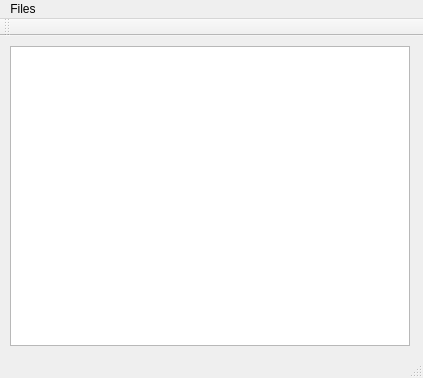
<?xml version="1.0" encoding="UTF-8"?>
<ui version="4.0">
 <class>MainWindow</class>
 <widget class="QMainWindow" name="MainWindow">
  <property name="geometry">
   <rect>
    <x>0</x>
    <y>0</y>
    <width>423</width>
    <height>378</height>
   </rect>
  </property>
  <property name="windowTitle">
   <string>MainWindow</string>
  </property>
  <widget class="QWidget" name="centralWidget">
   <widget class="QSmartGraphicsView" name="graphicsView">
    <property name="geometry">
     <rect>
      <x>10</x>
      <y>10</y>
      <width>400</width>
      <height>300</height>
     </rect>
    </property>
   </widget>
  </widget>
  <widget class="QMenuBar" name="menuBar">
   <property name="geometry">
    <rect>
     <x>0</x>
     <y>0</y>
     <width>423</width>
     <height>21</height>
    </rect>
   </property>
   <widget class="QMenu" name="menuFiles">
    <property name="title">
     <string>Files</string>
    </property>
    <addaction name="actionLoad_Image"/>
   </widget>
   <addaction name="menuFiles"/>
  </widget>
  <widget class="QToolBar" name="mainToolBar">
   <attribute name="toolBarArea">
    <enum>TopToolBarArea</enum>
   </attribute>
   <attribute name="toolBarBreak">
    <bool>false</bool>
   </attribute>
  </widget>
  <widget class="QStatusBar" name="statusBar"/>
  <action name="actionLoad_Image">
   <property name="text">
    <string>Load Image</string>
   </property>
  </action>
 </widget>
 <layoutdefault spacing="6" margin="11"/>
 <customwidgets>
  <customwidget>
   <class>QSmartGraphicsView</class>
   <extends>QGraphicsView</extends>
   <header location="global">qsmartgraphicsview.h</header>
  </customwidget>
 </customwidgets>
 <resources/>
 <connections/>
</ui>
